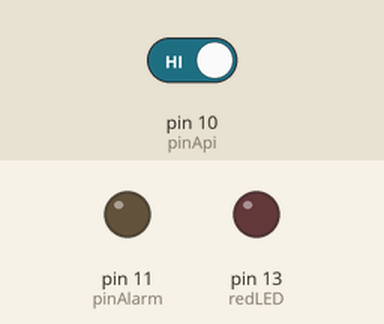
Simulated run of this sketch. Board: Arduino Uno, built with avr-gcc and run on an emulated ATmega328P. On the bench: output pins drawn as LEDs (lit = HIGH). The inputs (shaded band) are chosen by the test bench; at power-on: pin 10 (pinApi) HIGH.

Above: at 2.8 s.
2.9 s: pin 10 (pinApi) driven LOW
At 3.5 s:
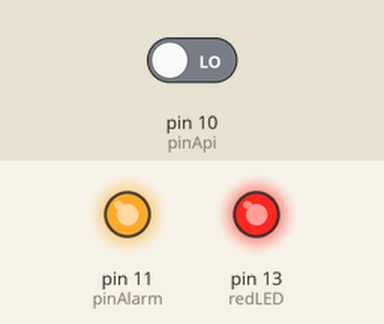
4.5 s: pin 10 (pinApi) driven HIGH
At 8.5 s:
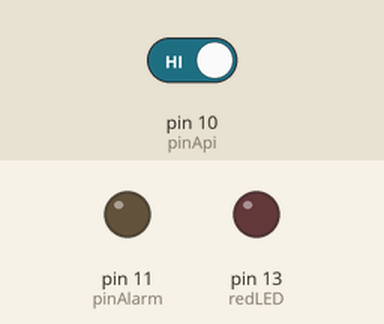
Timing chart, 0 to 10.0 s (numbered marks = the images above; inputs shaded):
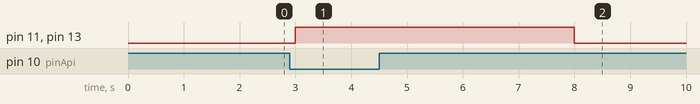

Measured:
- after the input at 2.9 s, pin 11 (pinAlarm), pin 13 (redLED): LOW → HIGH after 0.10 s
- after the input at 4.5 s, pin 11 (pinAlarm), pin 13 (redLED): HIGH → LOW after 3.5 s

The sketch:

Infrared.ino
```cpp
int pinApi = 10;
int pinAlarm = 11;
int redLED = 13;
int data;
void setup()
{
pinMode(pinApi, INPUT);
pinMode(pinAlarm, OUTPUT);
pinMode(redLED, OUTPUT);
}
void loop()
{
data = digitalRead(pinApi);
if (data == LOW)
{
digitalWrite(pinAlarm, HIGH);
digitalWrite(redLED, HIGH);
delay(5000);
}
else
{
digitalWrite(redLED, LOW);
digitalWrite(pinAlarm, LOW);
delay(1000);
}
}
```
